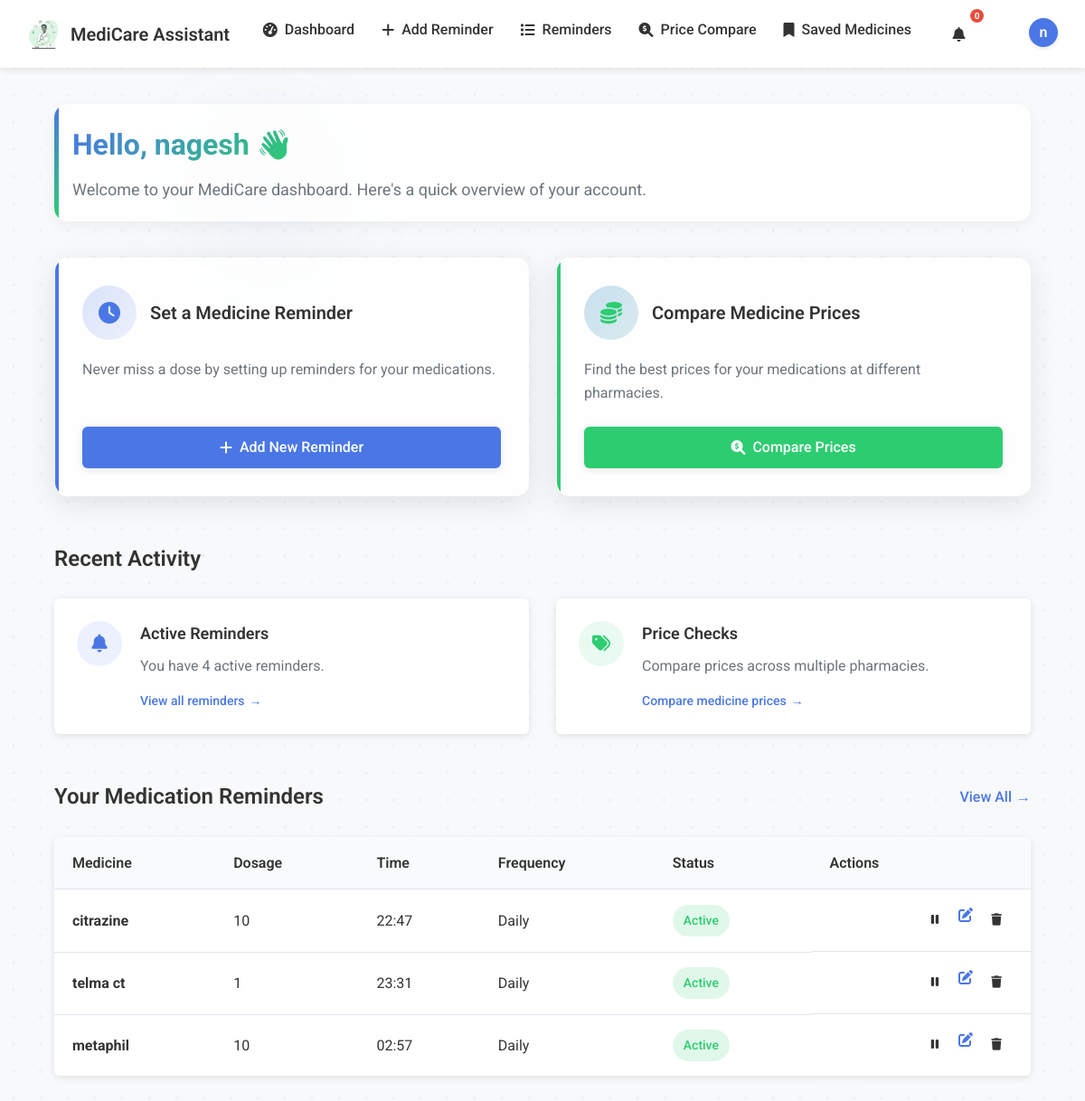
Page /dashboard (signed in) on the earlier database version.
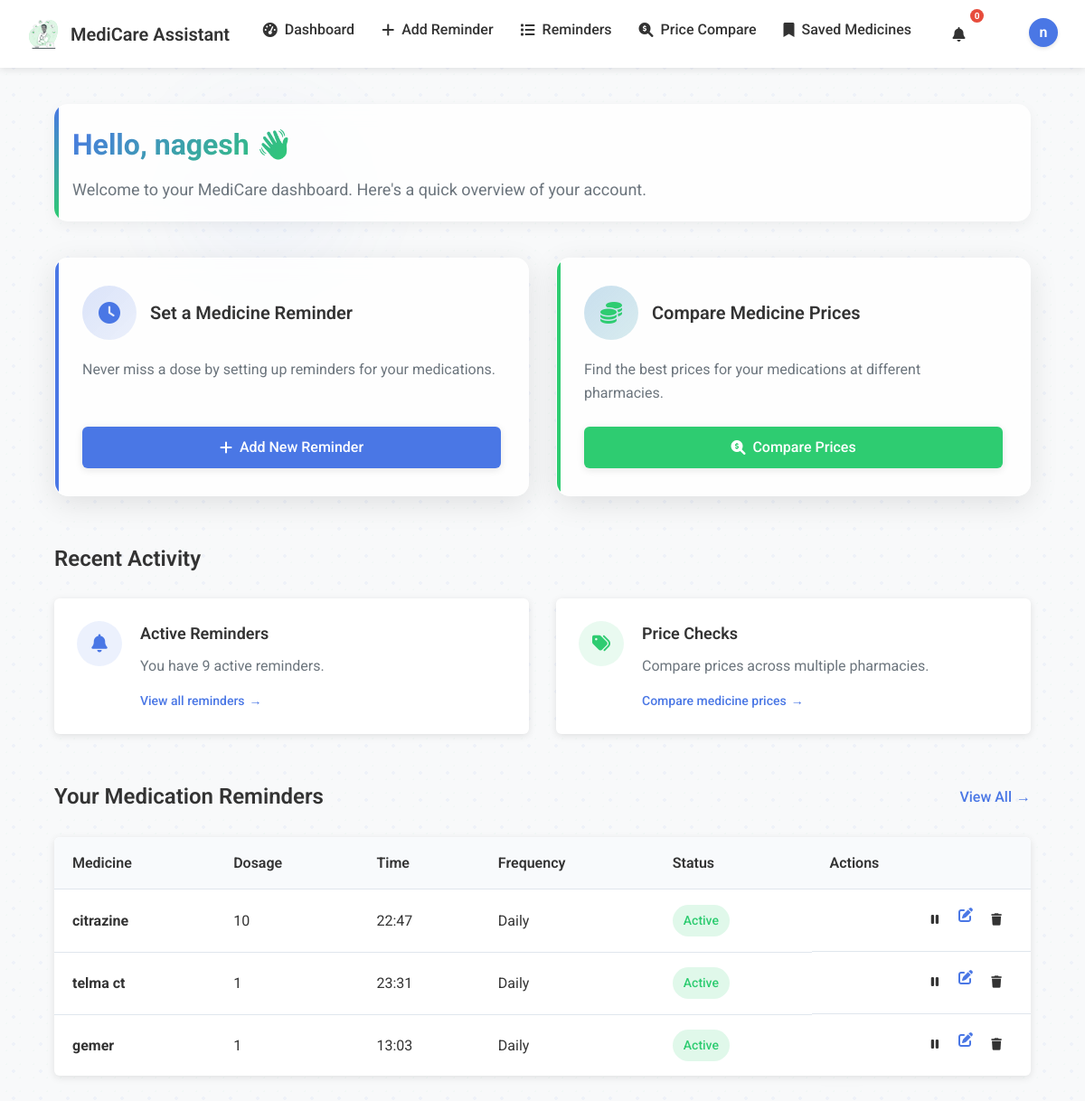
Same page on the later database version.
### app.py (models this page shows, shortened)
class Reminder(db.Model):
    id = db.Column(db.Integer, primary_key=True)
    medicine_name = db.Column(db.String(100), nullable=False)
    dosage = db.Column(db.String(50), nullable=False)
    reminder_time = db.Column(db.String(10), nullable=False)
    frequency = db.Column(db.String(20), nullable=False)
    days = db.Column(db.String(100))  # For weekly frequency: Mon,Tue,Wed,...
    start_date = db.Column(db.Date, nullable=False)
    end_date = db.Column(db.Date, nullable=False)
    is_active = db.Column(db.Boolean, default=True)
    alert_type = db.Column(db.String(20), default='notification')  # notification, sound, etc.
    alert_message = db.Column(db.Text)  # Custom message for the reminder
    user_id = db.Column(db.Integer, db.ForeignKey('user.id'), nullable=False)
    next_time = db.Column(db.DateTime, nullable=True)  # Store the next reminder time

### app.py (the view)
@app.route('/dashboard')
@login_required
def dashboard():
    reminders = Reminder.query.filter_by(user_id=current_user.id).all()
    return render_template('dashboard.html', reminders=reminders)

### app.py (called while the page is built)
@login_manager.user_loader
def load_user(user_id):
    return User.query.get(int(user_id))

### templates/dashboard.html (shortened to what the changed rows need)
{% extends "base.html" %}
{% block content %}
<div class="dashboard-container">
    <div class="greeting-section">
        <h1>Hello, {{ current_user.name.split(' ')[0] }} 👋</h1>
    </div>
    <div class="activity-section">
        <h2>Recent Activity</h2>
        <div class="activity-cards">
            <div class="activity-card">
                <div class="activity-content">
                    <h3>Active Reminders</h3>
                    <p>You have {{ reminders|selectattr('is_active', 'eq', True)|list|length }} active reminders.</p>
                    <a href="{{ url_for('reminders') }}" class="activity-link">View all reminders</a>
                </div>
            </div>
        </div>
    </div>
    <div class="recent-reminders-section">
        <div class="section-header">
            <h2>Your Medication Reminders</h2>
        </div>
        {% if reminders %}
            <div class="reminder-list">
                <table>
                    <thead>
                        <tr>
                            <th>Medicine</th>
                            <th>Dosage</th>
                            <th>Time</th>
                            <th>Frequency</th>
                            <th>Status</th>
                            <th>Actions</th>
                        </tr>
                    </thead>
                    <tbody>
                        {% for reminder in reminders[:3] %}
                        <tr class="{{ 'inactive' if not reminder.is_active }}">
                            <td><strong>{{ reminder.medicine_name }}</strong></td>
                            <td>{{ reminder.dosage }}</td>
                            <td>{{ reminder.reminder_time }}</td>
                            <td>{{ reminder.frequency.capitalize() }}
                            </td>
                            <td>
                                <span class="status-badge {{ 'active' if reminder.is_active else 'inactive' }}">
                                    {{ 'Active' if reminder.is_active else 'Inactive' }}
                                </span>
                            </td>
                            <td class="actions">
                                {% if reminder.is_active %}
                                    <button type="button" class="btn-toggle" onclick="toggleReminder('{{ reminder.id }}')">
                                        <i class="fas fa-pause"></i>
                                    </button>
                                {% else %}
                                    <button type="button" class="btn-toggle" onclick="toggleReminder('{{ reminder.id }}')">
                                        <i class="fas fa-play"></i>
                                    </button>
                                {% endif %}
                                <a href="{{ url_for('edit_reminder', id=reminder.id) }}" class="btn-edit">
                                    <i class="fas fa-edit"></i>
                                </a>
                                <button type="button" class="btn-delete" onclick="deleteReminder('{{ reminder.id }}')">
                                    <i class="fas fa-trash"></i>
                                </button>
                            </td>
                        </tr>
                        {% endfor %}
                    </tbody>
                </table>
            </div>
        {% else %}
            <div class="empty-state">
                <i class="fas fa-bell-slash"></i>
                <p>You don't have any reminders yet.</p>
                <a href="{{ url_for('add_reminder') }}" class="btn-primary">Add Your First Reminder</a>
            </div>
        {% endif %}
    </div>
</div>
{% endblock %}

Differences in the rows shown:
removed Reminder: medicine_name "metaphil", dosage "10", reminder_time "02:57", frequency "Daily", is_active "Active"
added Reminder: medicine_name "gemer", dosage "1", reminder_time "13:03", frequency "Daily", is_active "Active"
Other differences:
{{ reminders|selectattr('is_active', 'eq', True)|list|length }}: "4" → "9"
